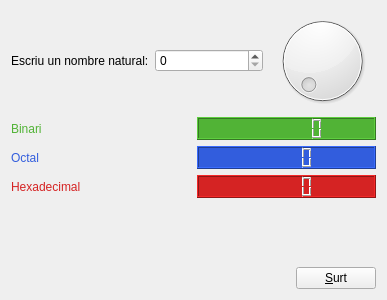
<?xml version="1.0" encoding="UTF-8"?>
<ui version="4.0">
 <class>MyForm</class>
 <widget class="QWidget" name="MyForm">
  <property name="geometry">
   <rect>
    <x>0</x>
    <y>0</y>
    <width>387</width>
    <height>300</height>
   </rect>
  </property>
  <property name="windowTitle">
   <string>Form</string>
  </property>
  <layout class="QVBoxLayout" name="verticalLayout">
   <item>
    <layout class="QHBoxLayout" name="horizontalLayout">
     <item>
      <widget class="QLabel" name="label">
       <property name="text">
        <string>Escriu un nombre natural:</string>
       </property>
      </widget>
     </item>
     <item>
      <widget class="QSpinBox" name="spinBox">
       <property name="maximum">
        <number>127</number>
       </property>
      </widget>
     </item>
     <item>
      <widget class="QDial" name="dial">
       <property name="cursor">
        <cursorShape>OpenHandCursor</cursorShape>
       </property>
       <property name="maximum">
        <number>127</number>
       </property>
      </widget>
     </item>
    </layout>
   </item>
   <item>
    <layout class="QHBoxLayout" name="horizontalLayout_3">
     <item>
      <widget class="QLabel" name="label_2">
       <property name="styleSheet">
        <string notr="true">color: rgb(81, 179, 54);</string>
       </property>
       <property name="text">
        <string>Binari</string>
       </property>
      </widget>
     </item>
     <item>
      <widget class="QLCDNumber" name="lcdNumber">
       <property name="cursor">
        <cursorShape>ArrowCursor</cursorShape>
       </property>
       <property name="mouseTracking">
        <bool>false</bool>
       </property>
       <property name="tabletTracking">
        <bool>false</bool>
       </property>
       <property name="layoutDirection">
        <enum>Qt::LeftToRight</enum>
       </property>
       <property name="autoFillBackground">
        <bool>false</bool>
       </property>
       <property name="styleSheet">
        <string notr="true">color: rgb(255, 255, 255);
background-color: rgb(81, 179, 54);</string>
       </property>
       <property name="digitCount">
        <number>7</number>
       </property>
       <property name="mode">
        <enum>QLCDNumber::Bin</enum>
       </property>
      </widget>
     </item>
    </layout>
   </item>
   <item>
    <layout class="QHBoxLayout" name="horizontalLayout_4">
     <item>
      <widget class="QLabel" name="label_3">
       <property name="styleSheet">
        <string notr="true">color: rgb(50, 93, 221);</string>
       </property>
       <property name="text">
        <string>Octal</string>
       </property>
      </widget>
     </item>
     <item>
      <widget class="QLCDNumber" name="lcdNumber_2">
       <property name="styleSheet">
        <string notr="true">color: rgb(255, 255, 255);
background-color: rgb(50, 93, 221);</string>
       </property>
       <property name="frameShape">
        <enum>QFrame::Box</enum>
       </property>
       <property name="digitCount">
        <number>5</number>
       </property>
       <property name="mode">
        <enum>QLCDNumber::Oct</enum>
       </property>
      </widget>
     </item>
    </layout>
   </item>
   <item>
    <layout class="QHBoxLayout" name="horizontalLayout_5">
     <item>
      <widget class="QLabel" name="label_4">
       <property name="styleSheet">
        <string notr="true">color: rgb(213, 35, 35);</string>
       </property>
       <property name="text">
        <string>Hexadecimal</string>
       </property>
      </widget>
     </item>
     <item>
      <widget class="QLCDNumber" name="lcdNumber_3">
       <property name="styleSheet">
        <string notr="true">color: rgb(255, 255, 255);
background-color: rgb(213, 35, 35);</string>
       </property>
       <property name="mode">
        <enum>QLCDNumber::Hex</enum>
       </property>
      </widget>
     </item>
    </layout>
   </item>
   <item>
    <spacer name="verticalSpacer">
     <property name="orientation">
      <enum>Qt::Vertical</enum>
     </property>
     <property name="sizeHint" stdset="0">
      <size>
       <width>20</width>
       <height>45</height>
      </size>
     </property>
    </spacer>
   </item>
   <item>
    <layout class="QHBoxLayout" name="horizontalLayout_2">
     <item>
      <spacer name="horizontalSpacer">
       <property name="orientation">
        <enum>Qt::Horizontal</enum>
       </property>
       <property name="sizeHint" stdset="0">
        <size>
         <width>278</width>
         <height>20</height>
        </size>
       </property>
      </spacer>
     </item>
     <item>
      <widget class="QPushButton" name="pushButton">
       <property name="styleSheet">
        <string notr="true"/>
       </property>
       <property name="text">
        <string>&amp;Surt</string>
       </property>
       <property name="shortcut">
        <string>Alt+S</string>
       </property>
      </widget>
     </item>
    </layout>
   </item>
  </layout>
 </widget>
 <resources/>
 <connections>
  <connection>
   <sender>pushButton</sender>
   <signal>clicked()</signal>
   <receiver>MyForm</receiver>
   <slot>close()</slot>
   <hints>
    <hint type="sourcelabel">
     <x>340</x>
     <y>273</y>
    </hint>
    <hint type="destinationlabel">
     <x>343</x>
     <y>213</y>
    </hint>
   </hints>
  </connection>
  <connection>
   <sender>spinBox</sender>
   <signal>valueChanged(int)</signal>
   <receiver>dial</receiver>
   <slot>setValue(int)</slot>
   <hints>
    <hint type="sourcelabel">
     <x>223</x>
     <y>60</y>
    </hint>
    <hint type="destinationlabel">
     <x>321</x>
     <y>56</y>
    </hint>
   </hints>
  </connection>
  <connection>
   <sender>dial</sender>
   <signal>valueChanged(int)</signal>
   <receiver>spinBox</receiver>
   <slot>setValue(int)</slot>
   <hints>
    <hint type="sourcelabel">
     <x>320</x>
     <y>36</y>
    </hint>
    <hint type="destinationlabel">
     <x>221</x>
     <y>66</y>
    </hint>
   </hints>
  </connection>
  <connection>
   <sender>spinBox</sender>
   <signal>valueChanged(int)</signal>
   <receiver>lcdNumber</receiver>
   <slot>display(int)</slot>
   <hints>
    <hint type="sourcelabel">
     <x>240</x>
     <y>67</y>
    </hint>
    <hint type="destinationlabel">
     <x>236</x>
     <y>125</y>
    </hint>
   </hints>
  </connection>
  <connection>
   <sender>spinBox</sender>
   <signal>valueChanged(int)</signal>
   <receiver>lcdNumber_2</receiver>
   <slot>display(int)</slot>
   <hints>
    <hint type="sourcelabel">
     <x>254</x>
     <y>66</y>
    </hint>
    <hint type="destinationlabel">
     <x>255</x>
     <y>156</y>
    </hint>
   </hints>
  </connection>
  <connection>
   <sender>spinBox</sender>
   <signal>valueChanged(int)</signal>
   <receiver>lcdNumber_3</receiver>
   <slot>display(int)</slot>
   <hints>
    <hint type="sourcelabel">
     <x>202</x>
     <y>71</y>
    </hint>
    <hint type="destinationlabel">
     <x>210</x>
     <y>195</y>
    </hint>
   </hints>
  </connection>
 </connections>
</ui>
